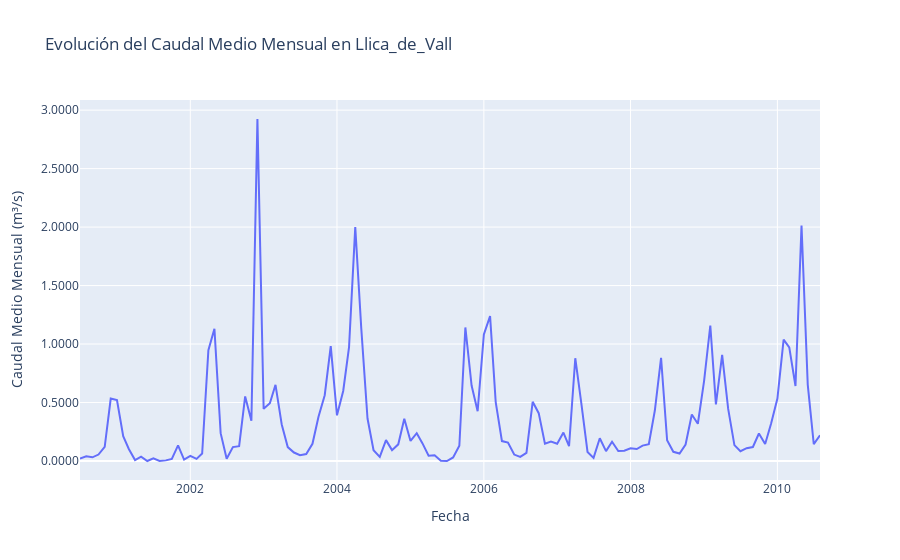

Notebook cell for this chart:
### Code cell
import pandas as pd
import plotly.express as px

# 1. Seleccionar una estación específica
nombreST = "Llica_de_Vall"
DF_St = TotalDat[TotalDat['Estacio'] == nombreST].copy()  # Usar .copy() para evitar la advertencia

# 2. Extraer el año y el mes de la columna 'Fecha'
DF_St.loc[:, 'Year'] = DF_St['Fecha'].dt.year  # Usar .loc[] para evitar la advertencia
DF_St.loc[:, 'Month'] = DF_St['Fecha'].dt.month

# 3. Calcular el caudal medio mensual para esa estación por mes y año
caudal_medio_mensual = DF_St.groupby(['Year', 'Month']).agg({'Valor': 'mean'}).reset_index()

# 4. Crear una nueva columna 'YearMonth' para combinar el año y el mes
caudal_medio_mensual['YearMonth'] = pd.to_datetime(caudal_medio_mensual[['Year', 'Month']].assign(Day=1))

# 5. Crear el gráfico de líneas interactivo con Plotly para la estación seleccionada
fig = px.line(caudal_medio_mensual, x='YearMonth', y='Valor', 
              title=f"Evolución del Caudal Medio Mensual en {nombreST}", 
              labels={"Valor": "Caudal Medio Mensual (m³/s)", "YearMonth": "Fecha"},
              #text='Valor'
              )

# 6. Ajustar el diseño del gráfico para mostrar los valores con mayor precisión
fig.update_layout(
    yaxis=dict(tickformat=".4f"),  # Ajustar la precisión del eje Y
    xaxis_title="Fecha",
    yaxis_title="Caudal Medio Mensual (m³/s)",
    hovermode="x unified"
)

# 7. Mostrar el gráfico interactivo
fig.show()
